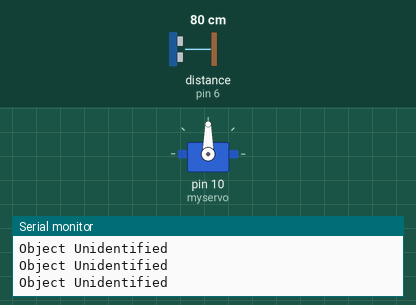
Simulated run of this sketch. Board: Arduino Uno, built with avr-gcc and run on an emulated ATmega328P. On the bench: servo, the last lines printed to the serial monitor. Wiring (inferred from the names in the program): ultrasonic range finder: trigger pin 5; echo pin 6. Inputs (shaded band) come from the test bench; at power-on: distance to the obstacle (sensor on pin 6) 80 cm. The echo pulse lasts 58.3 µs per cm.

Above: at 2.8 s.
2.9 s: distance to the obstacle (sensor on pin 6) set to 20 cm
5.9 s: distance to the obstacle (sensor on pin 6) set to 25 cm
At 6.13 s:
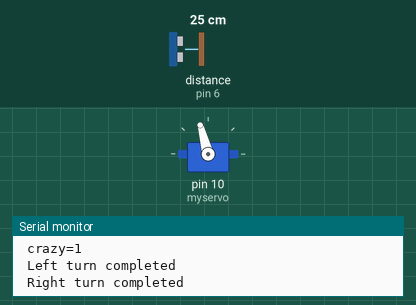
Timing chart, 0 to 14.9 s (numbered marks = the images above; inputs shaded):
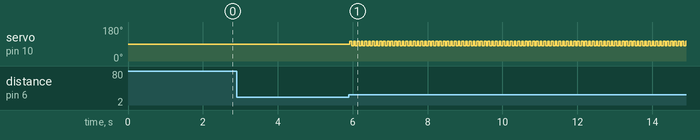

Measured:
- after the input at 5.9 s, servo on pin 10 (myservo): alternates 105° for 0.05 s and 80° for 0.05 s, starting at once

The sketch:

test_servo_detect_right_complete.ino
```cpp
#include <Servo.h>
Servo myservo;  // create servo object to control a servo
               // a maximum of eight servo objects can be created
   // variable to store the servo position
int trigPin = 5;
int echoPin = 6;

long duration;
int distance,temp,temp1,pos,i,obj,crazy=0;
const long interval = 1000;
unsigned long previousMillis = 0;
unsigned long currentMillis=0;
bool flag=false;


void setup() {
  myservo.attach(10);  // attaches the servo on pin 9 to the servo object
  Serial.begin(9600);
  pinMode(trigPin, OUTPUT); // Sets the trigPin as an Output
pinMode(echoPin, INPUT); // Sets the echoPin as an Input
myservo.write(90);
}
void loop()
{
//checktime();
  usCheck();
  if(obj==0)
  Serial.println("Object Unidentified");

}


void usCheck()
{
  if(obj==1)
  {
    ultrasonic();
    if ((distance>=0 ) && (distance<=20) )
  {
    Serial.println("Object stays in the same place");
    //temp=1;
    flag=true;
       myservo.write(90);
  }
  else
  {
  flag=false;
  }
  if(flag==false)
  {
    search();
  }
  }

  else if(obj==0)
  {
    ultrasonic();
    if ((distance>=8) && (distance<=20) )
  {
    Serial.println("Object identified");
    obj=1;
    //flag=true;
    myservo.write(90);
  }
  }
}

void search()
{
  if(obj==1)
  {
    while(flag==false)
    {
    right_turn();
    usCheck();
    }
    if(flag==true)
    {
      Serial.println("Object found");
      myservo.write(90);
      usCheck();
    }

  }
}

void right_turn()
{
  if( (temp==0) && (flag==false) )
  left();
  if( (temp==1) && (flag==false) )
  right();
}

void left()
{
if(temp==0)
{
  for(pos = 0 ;pos <= 720; pos += 1)  // goes from 0 degrees to 180 degrees
  {                                  // in steps of 1 degree

     myservo.write(105);  // Serial.println("Turning Left");
     // tell servo to go to position in variable 'pos'
     //delay(7);                       // waits 15ms for the servo to reach the position
  }
     if(pos>=720)
  {
    temp=1;
    crazy=1;
    Serial.println(" crazy=1");
    //myservo.write(90);
    Serial.println(" Left turn completed");
    return;
  }
  }
}


void right()
{
if (temp==1) //&& (flag==false) )
{
  for(pos =720; pos >= 0; pos -= 1)  // goes from 0 degrees to 180 degrees
  {                                  // in steps of 1 degree

     myservo.write(80);              // tell servo to go to position in variable 'pos'
     //delay(7);                       // waits 15ms for the servo to reach the position
     //Serial.println("Turning Right");
  }
     if(pos<=0)
  {
    temp=0;
    //myservo.write(90);
    Serial.println(" Right turn completed");
    return;
  }
  }
}


void ultrasonic()
{
digitalWrite(trigPin, LOW);
delayMicroseconds(2);
digitalWrite(trigPin, HIGH);
delayMicroseconds(10);
digitalWrite(trigPin, LOW);
duration = pulseIn(echoPin, HIGH);// Reads the echoPin, returns the sound wave travel time in microseconds
distance = (duration/2) / 29.1;
/*
Serial.print("Distance=");
Serial.println(distance);*/

}
```
